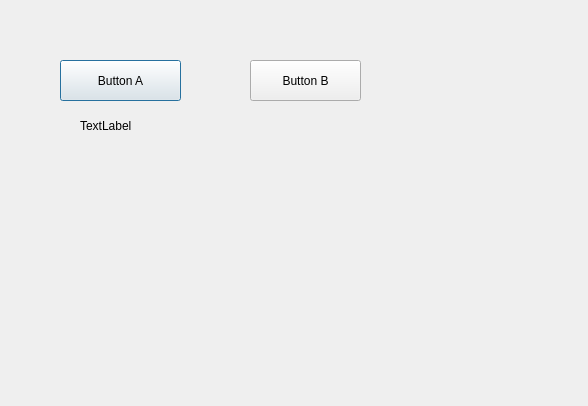
<?xml version="1.0" encoding="UTF-8"?>
<ui version="4.0">
 <class>Dialog</class>
 <widget class="QDialog" name="Dialog">
  <property name="geometry">
   <rect>
    <x>0</x>
    <y>0</y>
    <width>588</width>
    <height>406</height>
   </rect>
  </property>
  <property name="windowTitle">
   <string>Dialog</string>
  </property>
  <widget class="QPushButton" name="Button1">
   <property name="geometry">
    <rect>
     <x>60</x>
     <y>60</y>
     <width>121</width>
     <height>41</height>
    </rect>
   </property>
   <property name="text">
    <string>Button A</string>
   </property>
  </widget>
  <widget class="QPushButton" name="Button2">
   <property name="geometry">
    <rect>
     <x>250</x>
     <y>60</y>
     <width>111</width>
     <height>41</height>
    </rect>
   </property>
   <property name="text">
    <string>Button B</string>
   </property>
  </widget>
  <widget class="QLabel" name="label">
   <property name="geometry">
    <rect>
     <x>80</x>
     <y>110</y>
     <width>211</width>
     <height>31</height>
    </rect>
   </property>
   <property name="text">
    <string>TextLabel</string>
   </property>
  </widget>
 </widget>
 <resources/>
 <connections/>
</ui>
